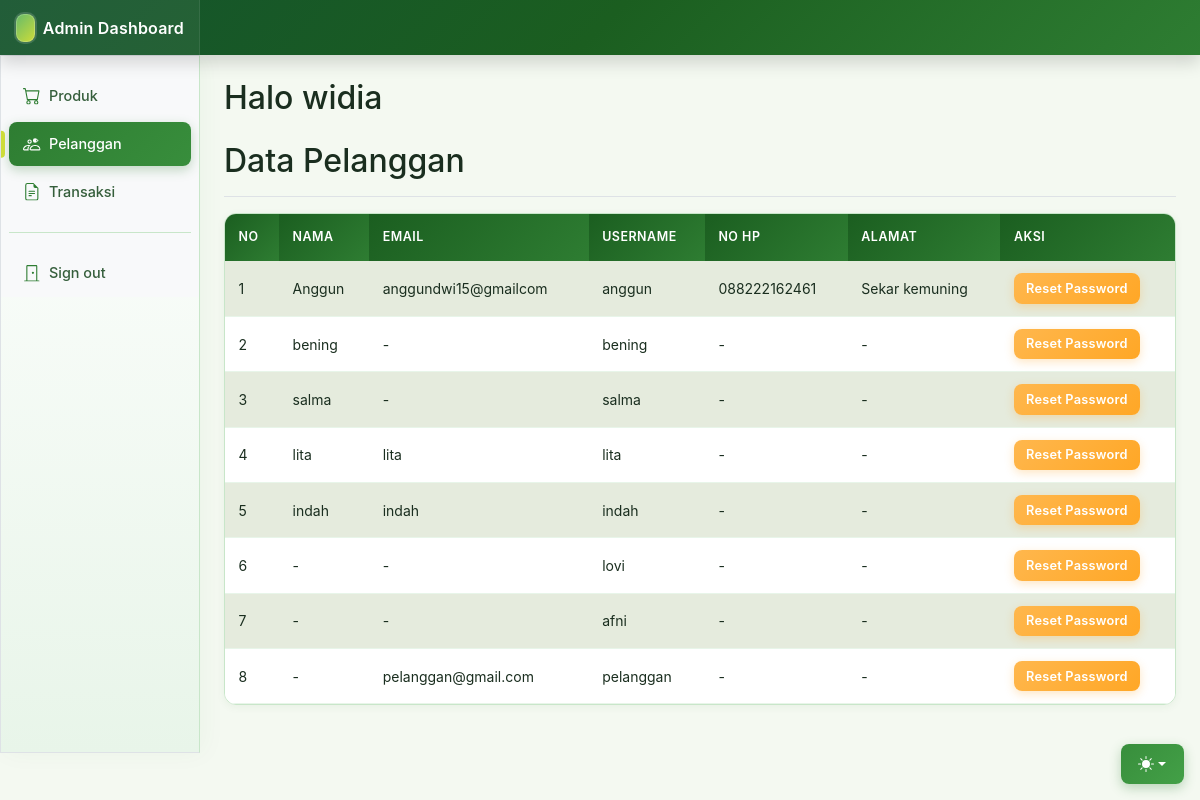
The app's page /dashboard/dashboard.php?menu=pelanggan (signed in) with its own data.
### tables this page shows
CREATE TABLE `tb_user` (
  `id` int(11) NOT NULL,
  `nama` varchar(255) DEFAULT NULL,
  `email` varchar(255) DEFAULT NULL,
  `username` varchar(255) DEFAULT NULL,
  `password` varchar(255) DEFAULT NULL,
  `hp` varchar(255) DEFAULT NULL,
  `alamat` varchar(255) DEFAULT NULL,
  `role` enum('pelanggan','admin') NOT NULL
);

### dashboard/dashboard.php (the view, shortened to what this page needs)
<?php
include "../koneksi.php";
$menu = isset($_GET['menu']) ? $_GET['menu'] : 'produk';
$aksi = isset($_GET['aksi']) ? $_GET['aksi'] : "";
$id   = isset($_GET['id']) ? $_GET['id'] : "";
$nama = $harga = $stok = $id_kategori = $deskripsi = $poto_lama = "";
?>
<!doctype html>
<html lang="en" data-bs-theme="auto">
  <head><script src="../assets/js/color-modes.js"></script>
    <link rel="stylesheet" href="https://cdn.jsdelivr.net/npm/@docsearch/css@3">
<link href="../assets/dist/css/bootstrap.min.css" rel="stylesheet">
    <link href="https://cdn.jsdelivr.net/npm/bootstrap-icons@1.10.5/font/bootstrap-icons.min.css" rel="stylesheet">
    <link href="dashboard.css" rel="stylesheet">
  </head>
  <body>
    <div class="dropdown position-fixed bottom-0 end-0 mb-3 me-3 bd-mode-toggle">
      <button class="btn btn-bd-primary py-2 dropdown-toggle d-flex align-items-center"
              id="bd-theme"
              type="button"
              aria-expanded="false"
              data-bs-toggle="dropdown"
              aria-label="Toggle theme (auto)">
        <svg class="bi my-1 theme-icon-active" width="1em" height="1em"><use href="#circle-half"></use></svg>
      </button>
    </div>
<header class="navbar sticky-top bg-dark flex-md-nowrap p-0 shadow" data-bs-theme="dark">
  <a class="navbar-brand col-md-3 col-lg-2 me-0 px-3 fs-6 text-white" href="#">Admin Dashboard</a>
</header>
<div class="container-fluid">
  <div class="row">
    <div class="sidebar border border-right col-md-3 col-lg-2 p-0 bg-body-tertiary">
      <div class="offcanvas-md offcanvas-end bg-body-tertiary" tabindex="-1" id="sidebarMenu" aria-labelledby="sidebarMenuLabel">
        <div class="offcanvas-body d-md-flex flex-column p-0 pt-lg-3 overflow-y-auto">
          <ul class="nav flex-column">
            <li class="nav-item">
              <a class="nav-link d-flex align-items-center gap-2 <?= ($menu == 'produk') ? 'active' : '' ?>" <?= ($menu == 'produk') ? 'aria-current="page"' : '' ?> href="dashboard.php?menu=produk">
                <svg class="bi"><use href="#cart"/></svg>
                Produk
              </a>
            </li>
            <li class="nav-item">
              <a class="nav-link d-flex align-items-center gap-2 <?= ($menu == 'pelanggan') ? 'active' : '' ?>" <?= ($menu == 'pelanggan') ? 'aria-current="page"' : '' ?> href="dashboard.php?menu=pelanggan">
                <svg class="bi"><use href="#people"/></svg>
                Pelanggan
              </a>
            </li>
            <li class="nav-item">
              <a class="nav-link d-flex align-items-center gap-2 <?= ($menu == 'transaksi') ? 'active' : '' ?>" <?= ($menu == 'transaksi') ? 'aria-current="page"' : '' ?> href="dashboard.php?menu=transaksi">
                <svg class="bi"><use href="#file-earmark-text"/></svg>
                Transaksi
              </a>
            </li>
          </ul>
          <hr class="my-3">
          <ul class="nav flex-column mb-auto">
            <li class="nav-item">
              <a class="nav-link d-flex align-items-center gap-2" href="../carousell.php">
                <svg class="bi"><use href="#door-closed"/></svg>
                Sign out
              </a>
            </li>
          </ul>
        </div>
      </div>
    </div>
    <main class="col-md-9 ms-sm-auto col-lg-10 px-md-4">
        <h2>Halo <?php echo $_SESSION['username']; ?></h2>
<?php if ($menu == 'produk'): ?>
      <div class="d-flex justify-content-between flex-wrap flex-md-nowrap align-items-center pt-3 pb-2 mb-3 border-bottom">
        <h1 class="h2"><?= ($aksi == 'edit') ? 'Edit Produk' : 'Tambah Produk'; ?></h1>
      </div>
      <form class="row g-3" method="POST" enctype="multipart/form-data" action="dashboard.php?menu=produk<?= ($aksi=='edit') ? '&aksi=edit&id='.$id : '' ?>">
        <div class="col-md-6">
          <label class="form-label">Nama Produk</label>
          <input type="text" class="form-control" name="nama" value="<?= $nama; ?>" required>
        </div>
        <div class="col-md-6">
          <label class="form-label">Stok</label>
          <input type="number" class="form-control" name="stok" value="<?= $stok; ?>" required>
        </div>
        <div class="col-12">
          <label class="form-label">Deskripsi</label>
          <input type="text" class="form-control" name="deskripsi" value="<?= $deskripsi; ?>">
        </div>
        <div class="col-md-6">
          <label class="form-label">Harga</label>
          <div class="input-group">
            <span class="input-group-text">Rp.</span>
            <input type="number" class="form-control" name="harga" value="<?= $harga; ?>" required>
          </div>
        </div>
        <div class="col-md-6">
          <label class="form-label">Kategori</label>
          <select class="form-select" name="id_kategori" required>
            <option value="">-- Pilih Kategori --</option>
            <?php
            $result_kat = mysqli_query($koneksi, "SELECT * FROM tb_kategori");
            while($list = mysqli_fetch_array($result_kat)) {
                $selected = ($list['id_kategori'] == $id_kategori) ? "selected" : "";
            ?>
              <option value="<?= $list['id_kategori']; ?>" <?= $selected; ?>>
                <?= $list['nama_kategori']; ?>
              </option>
            <?php } ?>
          </select>
        </div>
        <div class="col-12">
          <label class="form-label">Foto Produk</label>
          <input type="file" class="form-control" name="poto">
          <?php if($aksi == 'edit' && !empty($poto_lama)): ?>
            <small class="text-muted">Foto saat ini: <?= $poto_lama; ?></small>
          <?php endif; ?>
        </div>
        <div class="col-12 mb-4">
          <button type="submit" class="btn btn-primary" name="tambah">
            <?= ($aksi == 'edit') ? 'Update Produk' : 'Tambah Produk'; ?>
          </button>
          <?php if($aksi == 'edit'): ?>
            <a href="dashboard.php?menu=produk" class="btn btn-secondary">Batal</a>
          <?php endif; ?>
        </div>
      </form>
      <h2>Daftar Produk</h2>
      <div class="table-responsive small">
        <table class="table table-striped table-sm align-middle">
          <thead>
            <tr>
              <th scope="col">No</th>
              <th scope="col">Nama</th>
              <th scope="col">Harga</th>
              <th scope="col">Stok</th>
              <th scope="col">Foto</th>
              <th scope="col">Kategori</th>
              <th scope="col">Deskripsi</th>
              <th scope="col">Aksi</th>
            </tr>
          </thead>
          <tbody>
            <?php
            $no = 1;
            $hasil = mysqli_query($koneksi, "SELECT p.*, k.nama_kategori FROM tb_produk p LEFT JOIN tb_kategori k ON p.id_kategori = k.id_kategori");
            while($data = mysqli_fetch_array($hasil)) { ?>
              <tr>
                <td><?= $no++ ?></td>
                <td><?= $data['nama'] ?></td>
                <td>Rp <?= number_format($data['harga'], 0, ',', '.') ?></td>
                <td><?= $data['stok'] ?></td>
                <td>
                  <?php if(!empty($data['poto'])): ?>
                    <img src="../images/<?= $data['poto'] ?>" width="60" height="60" style="object-fit:cover; border-radius:6px;">
                  <?php else: ?>
                    <span class="badge bg-secondary">Tidak ada foto</span>
                  <?php endif; ?>
                </td>
                <td><?= $data['nama_kategori'] ?></td>
                <td><?= $data['deskripsi'] ?></td>
                <td>
                  <div class="d-flex gap-1">
                    <a href="dashboard.php?menu=produk&aksi=edit&id=<?= $data['id'] ?>" class="btn btn-sm btn-warning">Edit</a>
                    <a href="dashboard.php?menu=produk&hapus=<?= $data['id'] ?>" onclick="return confirmHapusProduk(event, this.href)" class="btn btn-sm btn-danger">Hapus</a>
                  </div>
                </td>
              </tr>
            <?php } ?>
          </tbody>
        </table>
      </div>
<?php elseif ($menu == 'pelanggan'): ?>
      <div class="d-flex justify-content-between flex-wrap flex-md-nowrap align-items-center pt-3 pb-2 mb-3 border-bottom">
        <h1 class="h2">Data Pelanggan</h1>
      </div>
      <div class="table-responsive small">
        <table class="table table-striped table-sm align-middle">
          <thead>
            <tr>
              <th scope="col">No</th>
              <th scope="col">Nama</th>
              <th scope="col">Email</th>
              <th scope="col">Username</th>
              <th scope="col">No HP</th>
              <th scope="col">Alamat</th>
              <th scope="col">Aksi</th>
            </tr>
          </thead>
          <tbody>
            <?php
            $no = 1;
            $hasil_pelanggan = mysqli_query($koneksi, "SELECT id, nama, email, username, hp, alamat FROM tb_user WHERE role = 'pelanggan'");
            while ($p = mysqli_fetch_array($hasil_pelanggan)) { ?>
              <tr>
                <td><?= $no++ ?></td>
                <td><?= !empty($p['nama']) ? $p['nama'] : '-' ?></td>
                <td><?= !empty($p['email']) ? $p['email'] : '-' ?></td>
                <td><?= $p['username'] ?></td>
                <td><?= !empty($p['hp']) ? $p['hp'] : '-' ?></td>
                <td><?= !empty($p['alamat']) ? $p['alamat'] : '-' ?></td>
                <td>
                  <a href="dashboard.php?menu=pelanggan&reset=<?= $p['id'] ?>"
                     onclick="return confirmResetPassword(event, this.href, '<?= htmlspecialchars($p['username']) ?>')"
                     class="btn btn-sm btn-warning">
                    Reset Password
                  </a>
                </td>
              </tr>
            <?php } ?>
          </tbody>
        </table>
      </div>
<?php endif; ?>
    </main>
  </div>
</div>
</body>
</html>

### dashboard/dashboard.css (style rules this page uses)
:root { --green-900: #0F3D23; --green-800: #14532D; --green-700: #1B5E20; --green-600: #2E7D32; --green-500: #388E3C; --green-400: #43A047; --green-300: #66BB6A; --green-200: #A5D6A7; --green-100: #C8E6C9; --green-50: #E8F5E9; --green-25: #F1F8E9; --accent-lime: #CDDC39; --accent-mint: #B2DFDB; --ink-900: #1A2E1F; --ink-700: #355E3B; --ink-500: #54724F; --ink-400: #7A8C7C; --bg-page: #F4F9F1; --bg-card: #FFFFFF; --shadow-sm: 0 2px 8px rgba(27, 94, 32, 0.06); --shadow-md: 0 6px 18px rgba(27, 94, 32, 0.08); --shadow-lg: 0 12px 32px rgba(15, 61, 35, 0.12); --radius-sm: 8px; --radius-md: 12px; --radius-lg: 16px; --transition: 0.25s cubic-bezier(0.4, 0, 0.2, 1); }
body { background: var(--bg-page); font-family: 'Inter', 'Segoe UI', system-ui, -apple-system, sans-serif; color: var(--ink-900); }
.bi { display: inline-block; width: 1rem; height: 1rem; }
.navbar.bg-dark { background: linear-gradient(135deg, var(--green-800) 0%, var(--green-700) 50%, var(--green-600) 100%) !important; box-shadow: 0 2px 12px rgba(15, 61, 35, 0.18); border: none; }
.navbar-brand { padding: .85rem 1.25rem; background: rgba(255, 255, 255, 0.06) !important; box-shadow: inset -1px 0 0 rgba(255, 255, 255, 0.08) !important; color: #fff !important; font-weight: 600; letter-spacing: 0.2px; display: flex; align-items: center; gap: 8px; }
.navbar-brand::before { content: ""; display: inline-block; width: 28px; height: 28px; background: linear-gradient(135deg, var(--green-300), var(--accent-lime)); border-radius: 8px; box-shadow: 0 0 0 2px rgba(255, 255, 255, 0.15), inset 0 0 0 1px rgba(255, 255, 255, 0.2); }
.sidebar { background: linear-gradient(180deg, #FFFFFF 0%, var(--green-50) 100%) !important; border-right: 1px solid var(--green-100) !important; box-shadow: 4px 0 24px rgba(27, 94, 32, 0.04); }
.sidebar .offcanvas-body { padding: 1rem 0.5rem; }
.sidebar .nav-link { font-size: .9rem; font-weight: 500; color: var(--ink-700) !important; padding: .7rem .9rem; margin: 2px 8px; border-radius: var(--radius-sm); display: flex; align-items: center; gap: 10px; transition: var(--transition); position: relative; }
.sidebar .nav-link .bi { width: 1.1rem; height: 1.1rem; color: var(--green-600); transition: var(--transition); }
.sidebar .nav-link.active { background: linear-gradient(135deg, var(--green-600), var(--green-500)); color: #fff !important; box-shadow: 0 4px 12px rgba(46, 125, 50, 0.28); }
.sidebar .nav-link.active::before { content: ""; position: absolute; left: -8px; top: 50%; transform: translateY(-50%); width: 4px; height: 60%; background: var(--accent-lime); border-radius: 0 4px 4px 0; }
.sidebar .nav-link.active .bi { color: #fff; }
.sidebar hr { border-color: var(--green-100); margin: 1rem 8px; opacity: 1; }
main.col-md-9, main.col-lg-10 { padding: 1.5rem 2rem 3rem; }
.btn { border-radius: var(--radius-sm); font-weight: 600; padding: .55rem 1.1rem; transition: var(--transition); letter-spacing: 0.2px; }
.btn-warning { background: linear-gradient(135deg, #FFB74D, #FFA726); border: none; color: #fff; font-weight: 600; box-shadow: 0 3px 10px rgba(255, 167, 38, 0.28); }
.btn-sm { padding: .35rem .75rem; font-size: .8rem; }
.table-responsive { border-radius: var(--radius-md); overflow: hidden; border: 1px solid var(--green-100); background: #fff; box-shadow: var(--shadow-sm); }
.table { margin-bottom: 0; font-size: .875rem; }
.table thead th { background: linear-gradient(135deg, var(--green-700), var(--green-600)); color: #fff; font-weight: 600; text-transform: uppercase; letter-spacing: 0.5px; font-size: .78rem; padding: .9rem .85rem; border: none; white-space: nowrap; }
.table tbody td { padding: .75rem .85rem; vertical-align: middle; border-color: var(--green-50); color: var(--ink-900); }
.table-striped > tbody > tr:nth-of-type(odd) > * { background-color: var(--green-25); }
.table tbody tr { transition: var(--transition); }
.bd-mode-toggle { z-index: 1500; }
.btn-bd-primary { background: linear-gradient(135deg, var(--green-500), var(--green-400)) !important; border: none !important; box-shadow: 0 4px 12px rgba(46, 125, 50, 0.3) !important; }

### records on screen
tb_user: nama "Anggun", email "anggundwi15@gmailcom", username "anggun", hp "088222162461", alamat "Sekar kemuning"
tb_user: nama "bening", username "bening"
tb_user: nama "salma", username "salma"
tb_user: nama "lita", email "lita", username "lita"
tb_user: nama "indah", email "indah", username "indah"
tb_user: username "lovi"
tb_user: username "afni"
tb_user: email "pelanggan@gmail.com", username "pelanggan"

### other values on screen
$_SESSION['username'] "widia"
